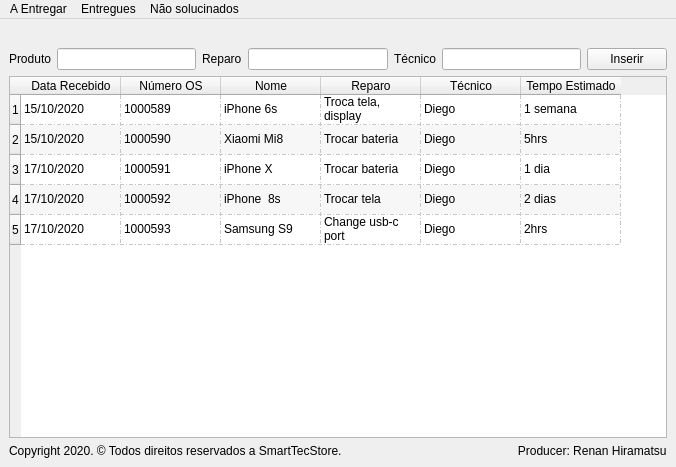
<?xml version="1.0" encoding="UTF-8"?>
<ui version="4.0">
 <class>MainWindow</class>
 <widget class="QMainWindow" name="MainWindow">
  <property name="geometry">
   <rect>
    <x>0</x>
    <y>0</y>
    <width>635</width>
    <height>467</height>
   </rect>
  </property>
  <property name="windowTitle">
   <string>MainWindow</string>
  </property>
  <widget class="QWidget" name="centralwidget">
   <layout class="QVBoxLayout" name="verticalLayout">
    <item>
     <widget class="QLabel" name="imgViewLogo">
      <property name="maximumSize">
       <size>
        <width>2000</width>
        <height>2000</height>
       </size>
      </property>
      <property name="text">
       <string/>
      </property>
     </widget>
    </item>
    <item>
     <layout class="QHBoxLayout" name="horizontalLayout">
      <item>
       <widget class="QLabel" name="label_Produto">
        <property name="text">
         <string>Produto</string>
        </property>
       </widget>
      </item>
      <item>
       <widget class="QLineEdit" name="lineEdit_produto"/>
      </item>
      <item>
       <widget class="QLabel" name="label_2">
        <property name="text">
         <string>Reparo</string>
        </property>
       </widget>
      </item>
      <item>
       <widget class="QLineEdit" name="lineEdit_reparo"/>
      </item>
      <item>
       <widget class="QLabel" name="label_3">
        <property name="text">
         <string>Técnico</string>
        </property>
       </widget>
      </item>
      <item>
       <widget class="QLineEdit" name="lineEdit_tecnico">
        <property name="enabled">
         <bool>true</bool>
        </property>
        <property name="inputMethodHints">
         <set>Qt::ImhNone</set>
        </property>
       </widget>
      </item>
      <item>
       <widget class="QPushButton" name="pushButton_inserir">
        <property name="text">
         <string>Inserir</string>
        </property>
       </widget>
      </item>
     </layout>
    </item>
    <item>
     <widget class="QTableWidget" name="tableWidget_items">
      <property name="alternatingRowColors">
       <bool>true</bool>
      </property>
      <property name="textElideMode">
       <enum>Qt::ElideRight</enum>
      </property>
      <property name="showGrid">
       <bool>true</bool>
      </property>
      <property name="gridStyle">
       <enum>Qt::DashDotLine</enum>
      </property>
      <row>
       <property name="text">
        <string>1</string>
       </property>
      </row>
      <row>
       <property name="text">
        <string>2</string>
       </property>
      </row>
      <row>
       <property name="text">
        <string>3</string>
       </property>
      </row>
      <row>
       <property name="text">
        <string>4</string>
       </property>
      </row>
      <row>
       <property name="text">
        <string>5</string>
       </property>
      </row>
      <column>
       <property name="text">
        <string>Data Recebido</string>
       </property>
      </column>
      <column>
       <property name="text">
        <string>Número OS</string>
       </property>
      </column>
      <column>
       <property name="text">
        <string>Nome</string>
       </property>
      </column>
      <column>
       <property name="text">
        <string>Reparo</string>
       </property>
      </column>
      <column>
       <property name="text">
        <string>Técnico</string>
       </property>
      </column>
      <column>
       <property name="text">
        <string>Tempo Estimado</string>
       </property>
      </column>
      <item row="0" column="0">
       <property name="text">
        <string>15/10/2020</string>
       </property>
       <property name="flags">
        <set>ItemIsSelectable|ItemIsDragEnabled|ItemIsDropEnabled|ItemIsUserCheckable|ItemIsEnabled</set>
       </property>
      </item>
      <item row="0" column="1">
       <property name="text">
        <string>1000589</string>
       </property>
      </item>
      <item row="0" column="2">
       <property name="text">
        <string>iPhone 6s</string>
       </property>
      </item>
      <item row="0" column="3">
       <property name="text">
        <string>Troca tela, display</string>
       </property>
      </item>
      <item row="0" column="4">
       <property name="text">
        <string>Diego</string>
       </property>
      </item>
      <item row="0" column="5">
       <property name="text">
        <string>1 semana</string>
       </property>
      </item>
      <item row="1" column="0">
       <property name="text">
        <string>15/10/2020</string>
       </property>
      </item>
      <item row="1" column="1">
       <property name="text">
        <string>1000590</string>
       </property>
      </item>
      <item row="1" column="2">
       <property name="text">
        <string>Xiaomi Mi8</string>
       </property>
      </item>
      <item row="1" column="3">
       <property name="text">
        <string>Trocar bateria</string>
       </property>
      </item>
      <item row="1" column="4">
       <property name="text">
        <string>Diego</string>
       </property>
      </item>
      <item row="1" column="5">
       <property name="text">
        <string>5hrs</string>
       </property>
      </item>
      <item row="2" column="0">
       <property name="text">
        <string>17/10/2020</string>
       </property>
      </item>
      <item row="2" column="1">
       <property name="text">
        <string>1000591</string>
       </property>
      </item>
      <item row="2" column="2">
       <property name="text">
        <string>iPhone X</string>
       </property>
      </item>
      <item row="2" column="3">
       <property name="text">
        <string>Trocar bateria</string>
       </property>
      </item>
      <item row="2" column="4">
       <property name="text">
        <string>Diego</string>
       </property>
      </item>
      <item row="2" column="5">
       <property name="text">
        <string>1 dia</string>
       </property>
      </item>
      <item row="3" column="0">
       <property name="text">
        <string>17/10/2020</string>
       </property>
      </item>
      <item row="3" column="1">
       <property name="text">
        <string>1000592</string>
       </property>
      </item>
      <item row="3" column="2">
       <property name="text">
        <string>iPhone  8s</string>
       </property>
      </item>
      <item row="3" column="3">
       <property name="text">
        <string>Trocar tela</string>
       </property>
      </item>
      <item row="3" column="4">
       <property name="text">
        <string>Diego</string>
       </property>
      </item>
      <item row="3" column="5">
       <property name="text">
        <string>2 dias</string>
       </property>
      </item>
      <item row="4" column="0">
       <property name="text">
        <string>17/10/2020</string>
       </property>
      </item>
      <item row="4" column="1">
       <property name="text">
        <string>1000593</string>
       </property>
      </item>
      <item row="4" column="2">
       <property name="text">
        <string>Samsung S9</string>
       </property>
      </item>
      <item row="4" column="3">
       <property name="text">
        <string>Change usb-c port</string>
       </property>
      </item>
      <item row="4" column="4">
       <property name="text">
        <string>Diego</string>
       </property>
      </item>
      <item row="4" column="5">
       <property name="text">
        <string>2hrs</string>
       </property>
      </item>
     </widget>
    </item>
    <item>
     <widget class="QLabel" name="label">
      <property name="text">
       <string>Copyright 2020. © Todos direitos reservados a SmartTecStore.                                                     Producer: Renan Hiramatsu</string>
      </property>
     </widget>
    </item>
   </layout>
  </widget>
  <widget class="QMenuBar" name="menubar">
   <property name="geometry">
    <rect>
     <x>0</x>
     <y>0</y>
     <width>635</width>
     <height>21</height>
    </rect>
   </property>
   <widget class="QMenu" name="menuInvent_rio">
    <property name="title">
     <string>A Entregar</string>
    </property>
    <addaction name="separator"/>
   </widget>
   <widget class="QMenu" name="menuEntregues">
    <property name="title">
     <string>Entregues</string>
    </property>
    <addaction name="separator"/>
   </widget>
   <widget class="QMenu" name="menuN_o_solucinados">
    <property name="title">
     <string>Não solucinados</string>
    </property>
   </widget>
   <addaction name="menuInvent_rio"/>
   <addaction name="menuEntregues"/>
   <addaction name="menuN_o_solucinados"/>
  </widget>
 </widget>
 <resources/>
 <connections/>
</ui>
